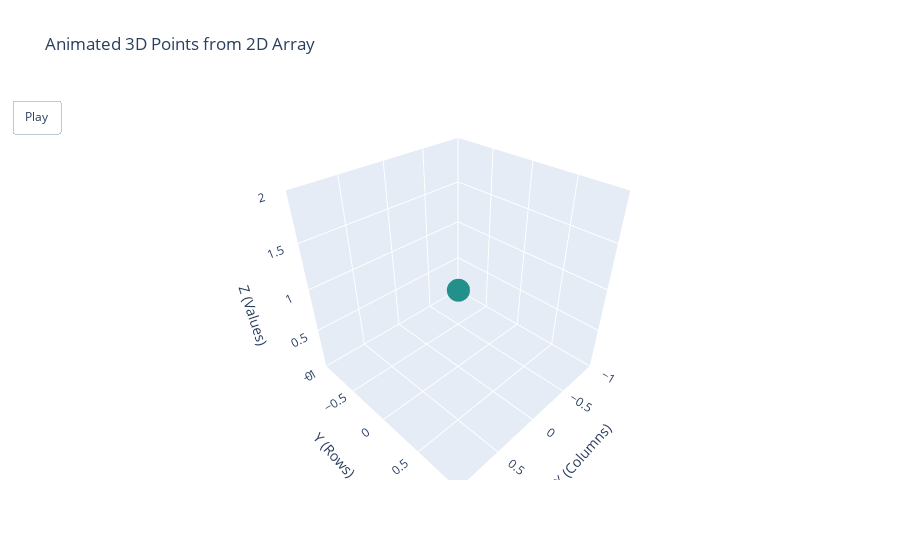

Notebook cell for this chart:
### Code cell
import numpy as np
import plotly.graph_objects as go

# Your array
arr = np.array([
    [1, 2, 3],
    [4, 5, 6]
])

# Convert to 3D coordinates
x, y = np.meshgrid(np.arange(arr.shape[1]), np.arange(arr.shape[0]))
x = x.flatten()
y = y.flatten()
z = arr.flatten()

# Frames for animation (each frame adds one point)
frames = [
    go.Frame(data=[
        go.Scatter3d(
            x=x[:i+1],
            y=y[:i+1],
            z=z[:i+1],
            mode="markers",
            marker=dict(size=8, color=z[:i+1], colorscale="Viridis")
        )
    ])
    for i in range(len(z))
]

# Base figure (first frame: only first point)
fig = go.Figure(
    data=[
        go.Scatter3d(
            x=[x[0]],
            y=[y[0]],
            z=[z[0]],
            mode="markers",
            marker=dict(size=8, color=[z[0]], colorscale="Viridis")
        )
    ],
    layout=go.Layout(
        title="Animated 3D Points from 2D Array",
        scene=dict(
            xaxis_title="X (Columns)",
            yaxis_title="Y (Rows)",
            zaxis_title="Z (Values)"
        ),
        updatemenus=[dict(
            type="buttons",
            showactive=False,
            buttons=[dict(
                label="Play",
                method="animate",
                args=[None, {"frame": {"duration": 500, "redraw": True},
                             "fromcurrent": True}]
            )]
        )]
    ),
    frames=frames
)

fig.show()

### Figure 1 — Plotly figure (JSON) as saved in the notebook; plotly's stock layout.template omitted (floating-point values rounded to 4 significant figures)
{"data": [{"marker": {"color": [1], "colorscale": [[0, "#440154"], [0.1111, "#482878"], [0.2222, "#3e4989"], [0.3333, "#31688e"], [0.4444, "#26828e"], [0.5556, "#1f9e89"], [0.6667, "#35b779"], [0.7778, "#6ece58"], [0.8889, "#b5de2b"], [1, "#fde725"]], "size": 8}, "mode": "markers", "type": "scatter3d", "x": [0], "y": [0], "z": [1]}], "layout": {"scene": {"xaxis": {"title": {"text": "X (Columns)"}}, "yaxis": {"title": {"text": "Y (Rows)"}}, "zaxis": {"title": {"text": "Z (Values)"}}}, "title": {"text": "Animated 3D Points from 2D Array"}, "updatemenus": [{"buttons": [{"args": [null, {"frame": {"duration": 500, "redraw": true}, "fromcurrent": true}], "label": "Play", "method": "animate"}], "showactive": false, "type": "buttons"}]}}
